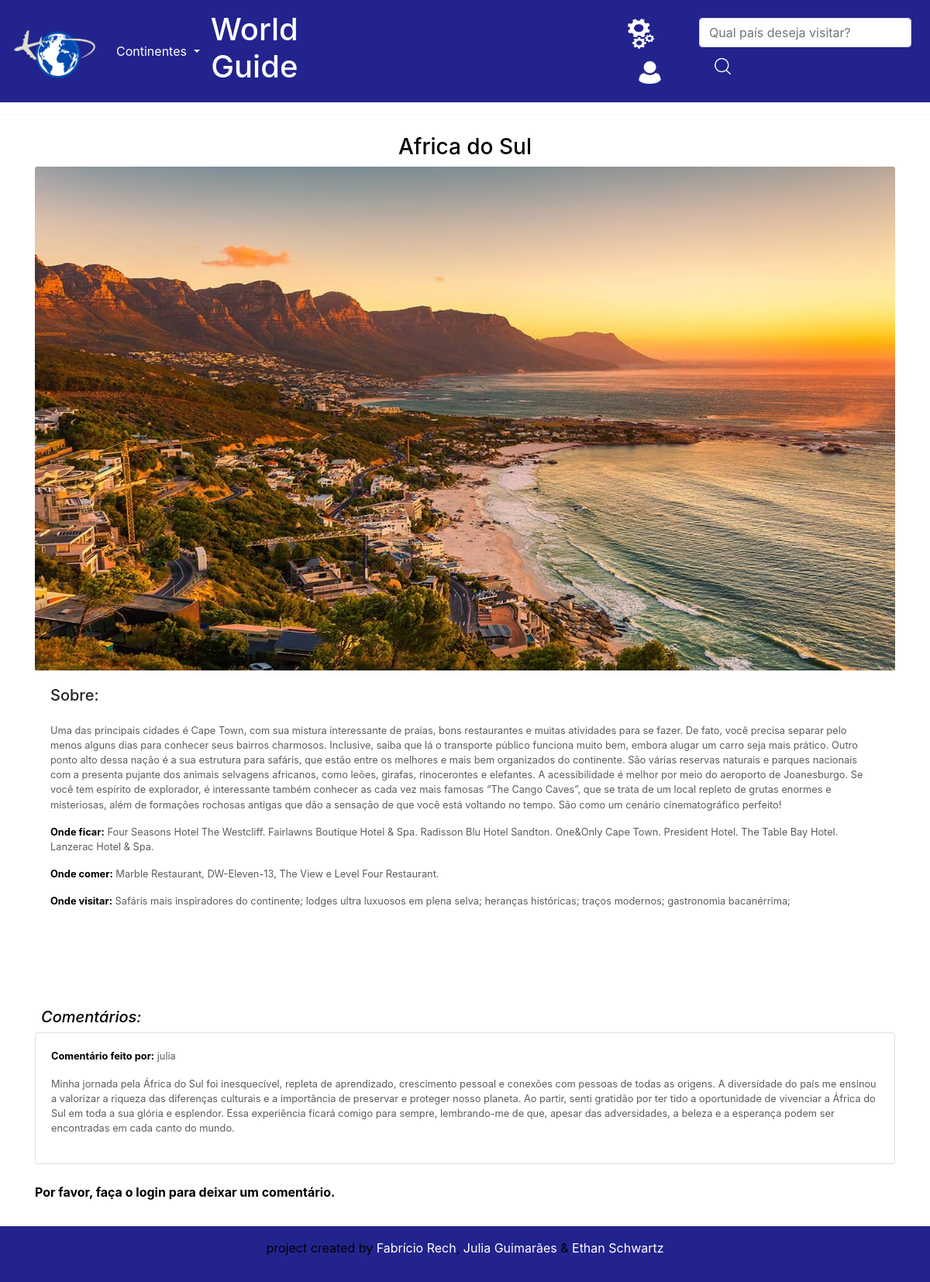
Screenshot of /africa/Continente/detalhe/africa_do_sul/ with the database file from the repository.
### africa/models.py (models this page shows, shortened)
class model_africa(models.Model):
    Continente = models.CharField(max_length=100)
    País = models.CharField(max_length=100)
    Descricao = models.CharField(max_length=3000)
    OndeFicar = models.CharField(max_length=1800)
    OndeComer = models.CharField(max_length=1800)
    OndeVisitar = models.CharField(max_length=1800)
    carr = models.ImageField(upload_to='img/%Y/%m/%d/')
    foto = models.ImageField(upload_to='img/%Y/%m/%d/')
    ta_publicado = models.BooleanField(default=False)
    link = models.CharField(max_length=60)

class ComentarioAF(models.Model):
    coment = models.CharField(max_length=100, null=False, blank=False)
    eh_publicada = models.BooleanField(default=True)
    link_url = models.CharField(max_length=100, null=False, blank=False)
    usuario = models.ForeignKey(
        to=User,
        on_delete=models.SET_NULL,
        null=True, blank=False,
        related_name='africa'
    )

### africa/views.py (the view, shortened to what this page needs)
# urls.py: path('Continente/detalhe/<str:link_url>/',views.v_detalhe, name='detalhe'),
def v_detalhe(request, link_url):
    detalhe = get_object_or_404(model_africa, link=link_url)
    comentarios = ComentarioAF.objects.filter(eh_publicada=True, link_url=link_url)
    formulario = ComentarioFormsAF(initial={'link_url': link_url})
    return render(request, 'Africa/paginas/detalhe.html', context={'detalhe': detalhe, 'comentarios': comentarios, 'formulario': formulario})

### africa/forms.py
class ComentarioFormsAF(forms.Form):
    Coment = forms.CharField(
        label='Comentários',
        required=True,
        max_length=5000,
        widget=forms.Textarea(
            attrs={
                'placeholder': 'Conte-nos a sua experiência!',
            }
        )
    )
    link_url = forms.CharField(
        widget=forms.HiddenInput()
    )

### africa/templates/africa/paginas/detalhe.html (shortened to what this page needs)
{% extends 'global/paginas/pais_detalhe.html' %}

### meus_templates/global/paginas/pais_detalhe.html (shortened to what this page needs)
<head>
</head>
{% include 'global/parciais/header.html' %}
<hr>
{% load static %}
<link rel="stylesheet" href="https://stackpath.bootstrapcdn.com/bootstrap/4.1.3/css/bootstrap.min.css">
{%if detalhe %}
<div class="container" style="border: 0;">
<div style="border: 0;" class="card mb-3">
  <div>
    <h3 class="text-center m-2">{{detalhe.País}}</h3>
  </div>
    <img style="height: 650;" src="{{ detalhe.foto.url }}" class="card-img-top" alt="...">
    <div class="card-body" style="margin-bottom: 100px;">
      <h5 class="card-title">Sobre: </h5>
      <p class="card-text mt-4"><small class="text-body-secondary">{{detalhe.Descricao}}</small></p>
      <p class="card-text"><small class="text-body-secondary"><strong>Onde ficar:</strong> {{detalhe.OndeFicar}}</small></p>
      <p class="card-text"><small class="text-body-secondary"><strong>Onde comer:</strong> {{detalhe.OndeComer}}</small></p>
      <p class="card-text"><small class="text-body-secondary"><strong>Onde visitar:</strong> {{detalhe.OndeVisitar}}</small></p>
    </div>
{% endif %}
<section>
  <h5 class="m-2"><i>Comentários:</i></h5>
  {% for comentario in comentarios %}
  <div class="card">
    <div class="card-body">
      <p><small class="text-body-secondary"><strong>Comentário feito por:</strong> {{ comentario.usuario.username }}</small></p>
      <p><small class="text-body-secondary">{{ comentario.coment }}</small></p>
    </div>
  </div>
  <br>
  {% empty %}
  <p>Nenhum comentário encontrado.</p>
  {% endfor %}
</section>
{% if user.is_authenticated %}
<section>
  {% block comentario %}
    {% endblock %}
    {% csrf_token %}
    {{ formulario.Coment }}
    {{ formulario.link_url }}
    <button  class="btn btn-primary" type="submit">Enviar Comentário</button>
  </form>
</section>
{% else %}
<p><strong> Por favor, faça o login para deixar um comentário.</strong></p>
{% endif %}
</div>
</div>
{% include 'global/parciais/footer.html' %}

### meus_statics/global/css/main.css (style rules this page uses)
* { margin: 0; padding: 0; color: black; }

### rows the page displays
model_africa: País "Africa do Sul", foto (picture), Descricao "Uma das principais cidades é Cape Town, com sua mistura interessante de praias, bons restaurantes e muitas atividades para se fazer. De fato, você precisa separar pelo menos alguns dias para conhecer seus bairros charmosos. Inclusive, saiba que lá o transporte público funciona muito bem, embora alugar um carro seja mais prático. Outro ponto alto dessa nação é a sua estrutura para safáris, que estão entre os melhores e mais bem organizados do continente. São várias reservas naturais e parques nacionais com a presenta pujante dos animais selvagens africanos, como leões, girafas, rinocerontes e elefantes. A acessibilidade é melhor por meio do aeroporto de Joanesburgo. Se você tem espírito de…", OndeFicar "Four Seasons Hotel The Westcliff. Fairlawns Boutique Hotel & Spa. Radisson Blu Hotel Sandton. One&Only Cape Town. President Hotel. The Table Bay Hotel. Lanzerac Hotel & Spa.", OndeComer "Marble Restaurant, DW-Eleven-13, The View e Level Four Restaurant.", OndeVisitar "Safáris mais inspiradores do continente; lodges ultra luxuosos em plena selva; heranças históricas; traços modernos; gastronomia bacanérrima;"
ComentarioAF: usuario.username "julia", coment "Minha jornada pela África do Sul foi inesquecível, repleta de aprendizado, crescimento pessoal e conexões com pessoas de todas as origens. A diversidade do país me ensinou a valorizar a riqueza das diferenças culturais e a importância de preservar e proteger nosso planeta. Ao partir, senti gratidão por ter tido a oportunidade de vivenciar a África do Sul em toda a sua glória e esplendor. Essa experiência ficará comigo para sempre, lembrando-me de que, apesar das adversidades, a beleza e a esperança podem ser encontradas em cada canto do mundo."
